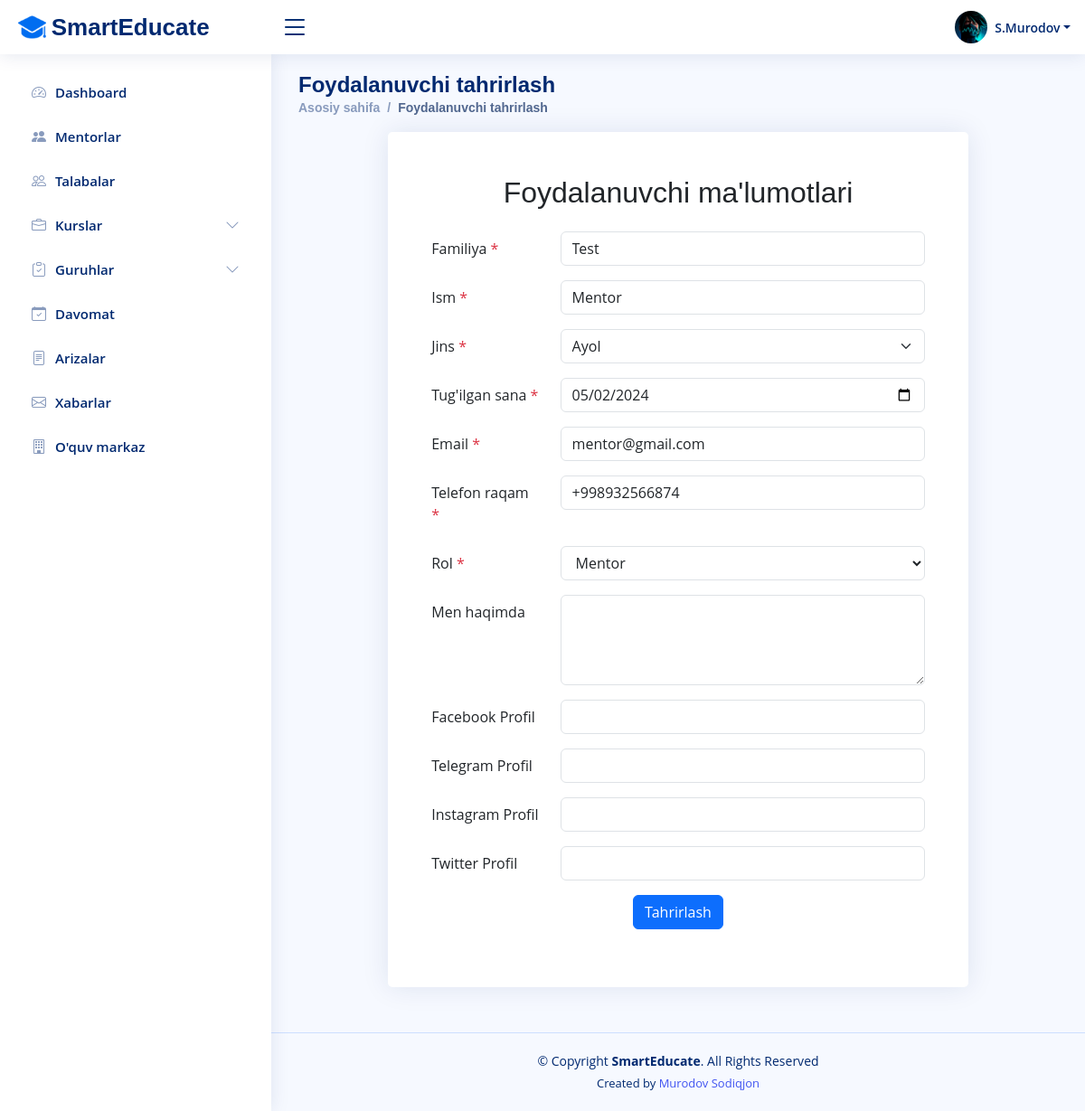
/accounts/edit-user/2 (signed in), run on the app's committed database.
### management/models.py (models this page shows)
class CompanyInfo(models.Model):
    name = models.CharField(max_length=70)
    address = models.CharField(max_length=100)
    phone = models.CharField(max_length=14)
    email = models.EmailField(max_length=255)
    start_day = models.CharField(max_length=4, choices=DAYS_CHOICES, blank=True, null=True)
    end_day = models.CharField(max_length=4, choices=DAYS_CHOICES, blank=True, null=True)
    start_time = models.TimeField()
    end_time = models.TimeField()

### accounts/models.py (models this page shows, shortened)
class Profile(models.Model):
    user_id = models.OneToOneField(User, on_delete=models.CASCADE)
    first_name = models.CharField(max_length=100)
    last_name = models.CharField(max_length=100)
    role = models.ForeignKey(Group, on_delete=models.PROTECT, default=1)
    email = models.EmailField(max_length=255)
    image = models.ImageField(upload_to='images', blank=True, null=True)
    birthday = models.DateField()
    gender = models.CharField(max_length=5, choices=ATTENDANCE_GENDER_CHOICES)
    phone = models.CharField(max_length=14)
    about = models.TextField(blank=True, null=True)
    facebook_link = models.CharField(max_length=255, blank=True, null=True)
    telegram_link = models.CharField(max_length=255, blank=True, null=True)
    instagram_link = models.CharField(max_length=255, blank=True, null=True)
    twitter_link = models.CharField(max_length=255, blank=True, null=True)

### accounts/views.py (the view, shortened to what this page needs)
# urls.py: path('edit-user/<int:pk>', UserUpdateView.as_view(), name='edit-user'),
class UserUpdateView(LoginRequiredMixin, GetData, UpdateView):
    model = Profile
    form_class = UserEditForm
    success_url = reverse_lazy('home_page')
    template_name = 'accounts/user-edit.html'

### management/views.py (called while the page is built)
    def get_profile(self):
        return Profile.objects.get(user_id=self.request.user.id)

    def get_company_info(self):
        return CompanyInfo.objects.get(pk=1)

### templates/accounts/user-edit.html (shortened to what this page needs)
{% extends 'base.html' %}
{% load static %}
{% block content %}
<div class="pagetitle">
    <h1>Foydalanuvchi tahrirlash</h1>
    <nav>
        <ol class="breadcrumb">
            <li class="breadcrumb-item"><a href="{% url 'home_page' %}">Asosiy sahifa</a></li>
            <li class="breadcrumb-item active">Foydalanuvchi tahrirlash</li>
        </ol>
    </nav>
</div>
<div class="d-flex justify-content-center">
    <div class="card py-5">
        <div class="mb-3 mx-5">
            <form method="post">
                <h2 class="text-center mb-4">Foydalanuvchi ma'lumotlari</h2>
                <div class="row mb-3">
                    <label for="{{ form.last_name.id_for_label }}"
                           class="col-md-4 col-lg-3 col-form-label">Familiya <span class="text-danger">*</span></label>
                    <div class="col-md-8 col-lg-9">
                        {{ form.last_name }}
                    </div>
                </div>
                <div class="row mb-3">
                    <label for="{{ form.first_name.id_for_label }}" class="col-md-4 col-lg-3 col-form-label">Ism <span class="text-danger">*</span></label>
                    <div class="col-md-8 col-lg-9">
                        {{ form.first_name }}
                    </div>
                </div>
                <div class="row mb-3">
                    <label for="{{ form.gender.id_for_label }}" class="col-md-4 col-lg-3 col-form-label">Jins <span class="text-danger">*</span></label>
                    <div class="col-md-8 col-lg-9">
                        {{ form.gender }}
                    </div>
                </div>
                <div class="row mb-3">
                    <label for="{{ form.birthday.id_for_label }}" class="col-md-4 col-lg-3 col-form-label">Tug'ilgan
                        sana <span class="text-danger">*</span></label>
                    <div class="col-md-8 col-lg-9">
                        {{ form.birthday }}
                    </div>
                </div>
                <div class="row mb-3">
                    <label for="{{ form.email.id_for_label }}" class="col-md-4 col-lg-3 col-form-label">Email <span class="text-danger">*</span></label>
                    <div class="col-md-8 col-lg-9">
                        {{ form.email }}
                    </div>
                </div>
                <div class="row mb-3">
                    <label for="{{ form.phone.id_for_label }}" class="col-md-4 col-lg-3 col-form-label">Telefon
                        raqam <span class="text-danger">*</span></label>
                    <div class="col-md-8 col-lg-9">
                        {{ form.phone }}
                    </div>
                </div>
                <div class="row mb-3">
                    <label for="{{ form.role.id_for_label }}" class="col-md-4 col-lg-3 col-form-label">Rol <span class="text-danger">*</span></label>
                    <div class="col-md-8 col-lg-9">
                        {{ form.role }}
                    </div>
                </div>
                <div class="row mb-3">
                    <label for="{{ form.about.id_for_label }}" class="col-md-4 col-lg-3 col-form-label">Men
                        haqimda</label>
                    <div class="col-md-8 col-lg-9">
                        {{ form.about }}
                    </div>
                </div>
                <div class="row mb-3">
                    <label for="{{ form.facebook_link.id_for_label }}" class="col-md-4 col-lg-3 col-form-label">Facebook
                        Profil</label>
                    <div class="col-md-8 col-lg-9">
                        {{ form.facebook_link }}
                    </div>
                </div>
                <div class="row mb-3">
                    <label for="{{ form.telegram_link.id_for_label }}" class="col-md-4 col-lg-3 col-form-label">Telegram
                        Profil</label>
                    <div class="col-md-8 col-lg-9">
                        {{ form.telegram_link }}
                    </div>
                </div>
                <div class="row mb-3">
                    <label for="{{ form.instagram_link.id_for_label }}" class="col-md-4 col-lg-3 col-form-label">Instagram
                        Profil</label>
                    <div class="col-md-8 col-lg-9">
                        {{ form.instagram_link }}
                    </div>
                </div>
                <div class="row mb-3">
                    <label for="{{ form.twitter_link.id_for_label }}" class="col-md-4 col-lg-3 col-form-label">Twitter
                        Profil</label>
                    <div class="col-md-8 col-lg-9">
                        {{ form.twitter_link }}
                    </div>
                </div>
                <div class="text-center">
                    <button type="submit" class="btn btn-primary">Tahrirlash</button>
                </div>
            </form>
        </div>
    </div>
</div>
    {% endblock %}

### templates/includes/header.html (shortened to what this page needs)
{% load static %}
<header id="header" class="header fixed-top d-flex align-items-center">
    <div class="d-flex align-items-center justify-content-between">
        <a href="{% url 'home_page' %}" class="logo d-flex align-items-center">
            <img src="{% static 'img/logo/logo.png' %}" alt="logo">
            {% if view.get_profile %}
            <span class="d-none d-lg-block">{{ view.get_company_info.name }}</span>
            {% else %}
            <span class="d-none d-lg-block">{{ get_company_info.name }}</span>
            {% endif %}
        </a>
        <i class="bi bi-list toggle-sidebar-btn"></i>
    </div>
    <nav class="header-nav ms-auto">
        <ul class="d-flex align-items-center">
            <li class="nav-item dropdown pe-3">
                <a class="nav-link nav-profile d-flex align-items-center pe-0" href="#" data-bs-toggle="dropdown">
                    {% if view.get_profile.image %}
                        <img src="{{ view.get_profile.image.url }}" alt="Profile" class="rounded-circle" width="36px" height="36px">
                    {% elif get_profile.image %}
                        <img src="{{ get_profile.image.url }}" alt="Profile" class="rounded-circle" width="36px" height="36px">
                    {% else %}
                        <img src="{% static 'img/user.png' %}" alt="Profile" class="rounded-circle">
                    {% endif %}
                    {% if view.get_profile %}
                    <span class="d-none d-md-block dropdown-toggle ps-2">{{ view.get_profile.first_name|capfirst|make_list|first }}.{{ view.get_profile.last_name|capfirst }}</span>
                    {% else %}
                    <span class="d-none d-md-block dropdown-toggle ps-2">{{ get_username|capfirst }}</span>
                    {% endif %}
                </a>
            </li>
        </ul>
    </nav>
</header>

### templates/includes/footer.html (shortened to what this page needs)
{% load static %}
<footer id="footer" class="footer">
    <div class="copyright">
        &copy; Copyright <strong><span>{{ view.get_company_info.name }}</span></strong>. All Rights Reserved
    </div>
    <div class="credits">
        Created by <a href="https://www.instagram.com/sodiqjan_murodov/">Murodov Sodiqjon</a>
    </div>
</footer>

### static/css/style.css (style rules this page uses)
:root { scroll-behavior: smooth; }
body { font-family: "Open Sans", sans-serif; background: #f6f9ff; color: #444444; user-select: none; -webkit-user-select: none; -moz-user-select: none; -ms-user-select: none; }
a { color: #4154f1; text-decoration: none; }
h1, h2, h3, h4, h5, h6 { font-family: "Nunito", sans-serif; }
.pagetitle { margin-bottom: 10px; }
.pagetitle h1 { font-size: 24px; margin-bottom: 0; font-weight: 600; color: #012970; }
.card { margin-bottom: 30px; border: none; border-radius: 5px; box-shadow: 0px 0 30px rgba(1, 41, 112, 0.1); }
.breadcrumb { font-size: 14px; font-family: "Nunito", sans-serif; color: #899bbd; font-weight: 600; }
.breadcrumb a { color: #899bbd; transition: 0.3s; }
.breadcrumb .breadcrumb-item::before { color: #899bbd; }
.breadcrumb .active { color: #51678f; font-weight: 600; }
.logo { line-height: 1; }
@media (min-width: 1200px) { .logo { width: 280px; } }
.logo img { max-height: 26px; margin-right: 6px; }
.logo span { font-size: 26px; font-weight: 700; color: #012970; font-family: "Nunito", sans-serif; }
.header { transition: all 0.5s; z-index: 997; height: 60px; box-shadow: 0px 2px 20px rgba(1, 41, 112, 0.1); background-color: #fff; padding-left: 20px; }
.header .toggle-sidebar-btn { font-size: 32px; padding-left: 10px; cursor: pointer; color: #012970; }
.header-nav ul { list-style: none; }
.header-nav>ul { margin: 0; padding: 0; }
.header-nav .nav-profile { color: #012970; }
.header-nav .nav-profile img { max-height: 36px; }
.header-nav .nav-profile span { font-size: 14px; font-weight: 600; }
@media (min-width: 1200px) { #main, #footer { margin-left: 300px; } }
.select-arrow { appearance: menulist; !important }
.footer { padding: 20px 0; font-size: 14px; transition: all 0.3s; border-top: 1px solid #cddfff; }
.footer .copyright { text-align: center; color: #012970; }
.footer .credits { padding-top: 5px; text-align: center; font-size: 13px; color: #012970; }

### data on the page
CompanyInfo: get_company_info.name "SmartEducate"
Profile: last_name "Test", first_name "Mentor", gender "Ayol", birthday "05/02/2024", email "mentor@gmail.com", phone "+998932566874", role "Mentor"

### other printed values
{{ view.get_profile.first_name|capfirst|make_list|first }} "S"
{{ view.get_profile.last_name|capfirst }} "Murodov"
